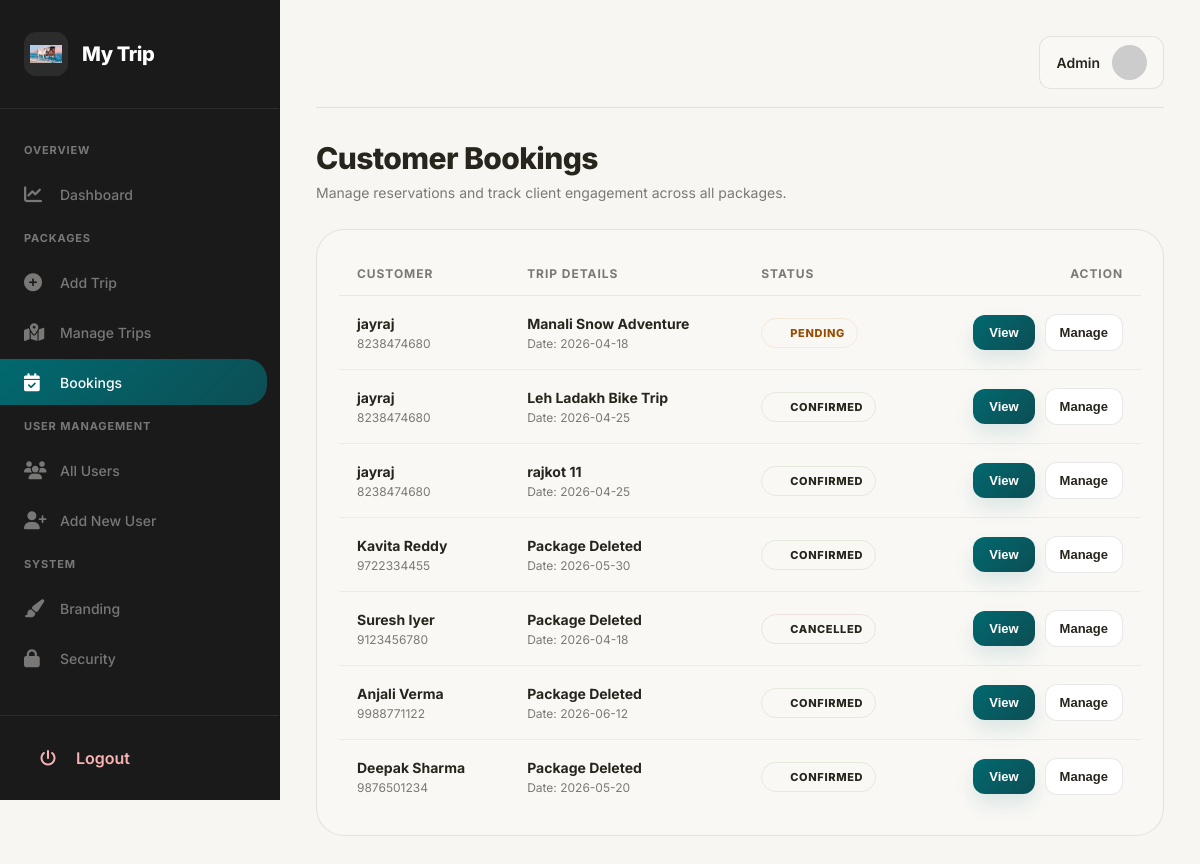
Page /admin/bookings.php on the committed database.
### tables this page shows
CREATE TABLE `settings` (
  `id` int(11) NOT NULL DEFAULT 1,
  `site_name` varchar(255) DEFAULT 'MyTrip',
  `logo` varchar(255) DEFAULT 'logo.png',
  `updated_at` timestamp NOT NULL DEFAULT current_timestamp() ON UPDATE current_timestamp(),
  PRIMARY KEY (`id`)
);

CREATE TABLE `bookings` (
  `id` int(11) NOT NULL AUTO_INCREMENT,
  `package_id` int(11) NOT NULL,
  `customer_name` varchar(255) NOT NULL,
  `customer_phone` varchar(20) NOT NULL,
  `booking_date` date NOT NULL,
  `status` enum('Pending','Confirmed','Cancelled') DEFAULT 'Pending',
  `created_at` timestamp NOT NULL DEFAULT current_timestamp(),
  PRIMARY KEY (`id`)
);

CREATE TABLE `packages` (
  `id` int(11) NOT NULL AUTO_INCREMENT,
  `title` varchar(255) NOT NULL,
  `location` varchar(100) NOT NULL,
  `category` enum('National','International') NOT NULL DEFAULT 'National',
  `travel_mode` varchar(50) NOT NULL DEFAULT 'Flight',
  `price` decimal(10,2) NOT NULL,
  `duration` varchar(50) NOT NULL,
  `description` text DEFAULT NULL,
  `image_url` varchar(255) DEFAULT NULL,
  PRIMARY KEY (`id`)
);

### admin/bookings.php (the view, shortened to what this page needs)
<?php
include 'header.php';
?>
<div class="admin-header">
    <h2>Customer Bookings</h2>
    <p>Manage reservations and track client engagement across all packages.</p>
</div>
<div class="table-container">
    <table>
        <thead>
            <tr>
                <th>Customer</th>
                <th>Trip Details</th>
                <th>Status</th>
                <th style="text-align: right;">Action</th>
            </tr>
        </thead>
        <tbody>
            <?php
            $sql = "SELECT b.*, p.title FROM bookings b
                    LEFT JOIN packages p ON b.package_id = p.id
                    ORDER BY b.id DESC";
            $result = $conn->query($sql);
            if ($result->num_rows > 0) {
                while($row = $result->fetch_assoc()) {
                    $statusClass = 'status-pending';
                    if ($row['status'] == 'Confirmed') $statusClass = 'status-confirmed';
                    if ($row['status'] == 'Cancelled') $statusClass = 'status-cancelled';
                    $tripTitle = $row['title'] ? $row['title'] : "Package Deleted";
                    $jsData = htmlspecialchars(json_encode($row), ENT_QUOTES, 'UTF-8');
                    echo "<tr>
                        <td>
                            <div class='customer-name'>".$row['customer_name']."</div>
                            <div class='customer-phone'>".$row['customer_phone']."</div>
                        </td>
                        <td>
                            <div class='trip-title'>".$tripTitle."</div>
                            <div class='trip-date'>Date: ".$row['booking_date']."</div>
                        </td>
                        <td>
                            <span class='status-pill $statusClass'>".$row['status']."</span>
                        </td>
                        <td style='text-align: right;'>
                            <div class='action-group'>
                                <button onclick='showDetails($jsData)' class='btn-primary'>View</button>
                                <div class='dropdown'>
                                    <button class='btn-manage'>Manage</button>
                                    <div class='dropdown-content'>
                                        <a href='?id=".$row['id']."&status=Confirmed' style='color: var(--success);'>Mark Confirmed</a>
                                        <a href='?id=".$row['id']."&status=Cancelled' style='color: var(--warning);'>Mark Cancelled</a>
                                        <div class='dropdown-divider'></div>
                                        <a href='?delete_id=".$row['id']."' style='color: var(--danger);' onclick='return confirm(\"Delete permanently?\")'>Remove Inquiry</a>
                                    </div>
                                </div>
                            </div>
                        </td>
                    </tr>";
                }
            } else {
                echo "<tr><td colspan='4' class='empty-state'>No booking records available.</td></tr>";
            }
            ?>
        </tbody>
    </table>
</div>
<?php include 'footer.php'; ?>

### admin/header.php (shortened to what this page needs)
<?php
include 'db.php';
$settings_query = $conn->query("SELECT * FROM settings WHERE id = 1");
$settings = $settings_query->fetch_assoc();
$site_logo = (!empty($settings['logo'])) ? $settings['logo'] : 'logo.png';
$site_name = (!empty($settings['site_name'])) ? $settings['site_name'] : 'Travel Admin';
function isActive($page) {
    return (basename($_SERVER['PHP_SELF']) == $page) ? 'active' : '';
}
?>
<!DOCTYPE html>
<html lang="en">
<head>
    <link rel="stylesheet" href="https://cdnjs.cloudflare.com/ajax/libs/font-awesome/6.4.0/css/all.min.css">
</head>
<body>
<nav class="sidebar">
    <a href="dashboard.php" class="sidebar-brand">
        <img src="uploads/<?php echo $site_logo; ?>" alt="Logo" class="brand-logo">
        <span class="brand-name"><?php echo $site_name; ?></span>
    </a>
    <ul class="sidebar-menu">
        <li class="sidebar-divider-label">Overview</li>
        <li>
            <a href="dashboard.php" class="<?php echo isActive('dashboard.php'); ?>">
                <i class="fas fa-chart-line"></i> Dashboard
            </a>
        </li>
        <li class="sidebar-divider-label">Packages</li>
        <li>
            <a href="add_package.php" class="<?php echo isActive('add_package.php'); ?>">
                <i class="fas fa-plus-circle"></i> Add Trip
            </a>
        </li>
        <li>
            <a href="manage_packages.php" class="<?php echo isActive('manage_packages.php'); ?>">
                <i class="fas fa-map-marked-alt"></i> Manage Trips
            </a>
        </li>
        <li>
            <a href="bookings.php" class="<?php echo isActive('bookings.php'); ?>">
                <i class="fas fa-calendar-check"></i> Bookings
            </a>
        </li>
        <li class="sidebar-divider-label">User Management</li>
        <li>
            <a href="users.php" class="<?php echo isActive('users.php'); ?>">
                <i class="fas fa-users"></i> All Users
            </a>
        </li>
        <li>
            <a href="add_user.php" class="<?php echo isActive('add_user.php'); ?>">
                <i class="fas fa-user-plus"></i> Add New User
            </a>
        </li>
        <li class="sidebar-divider-label">System</li>
        <li>
            <a href="settings.php" class="<?php echo isActive('settings.php'); ?>">
                <i class="fas fa-paint-brush"></i> Branding
            </a>
        </li>
        <li>
            <a href="change_password.php" class="<?php echo isActive('change_password.php'); ?>">
                <i class="fas fa-lock"></i> Security
            </a>
        </li>
    </ul>
    <div class="logout-section">
        <a href="logout.php" class="logout-link">
            <i class="fas fa-power-off" style="width: 22px; margin-right: 14px;"></i> Logout
        </a>
    </div>
</nav>
<main class="main-wrapper">
    <div class="top-navbar">
        <a href="profile.php" class="user-profile-nav">
            <span style="font-size: 14px; font-weight: 600;">Admin</span>
            <img src="https://ui-avatars.com/api/?name=Admin&background=01696f&color=fff&size=40&bold=true" class="nav-avatar">
        </a>
    </div>

### admin/footer.php (shortened to what this page needs)
</body>
</html>

### admin/header.php (style rules this page uses)
:root { --bg: #f7f6f2; --surface: #f9f8f5; --surface-2: #ffffff; --surface-soft: #f1ede7; --border: rgba(40, 37, 29, 0.10); --text: #28251d; --text-muted: #7a7974; --primary: #01696f; --primary-hover: #0c4e54; --primary-soft: #d8e8e7; --radius-xl: 28px; --transition: 0.3s ease; --sidebar-width: 280px; --sidebar-bg: #1a1a1a; --sidebar-text-muted: #797876; --sidebar-border: rgba(255, 255, 255, 0.08); }
* { box-sizing: border-box; margin: 0; padding: 0; }
a { text-decoration: none !important; color: inherit; outline: none; }
body { font-family: 'Inter', sans-serif; background: var(--bg); color: var(--text); min-height: 100vh; }
.sidebar { width: var(--sidebar-width); background: var(--sidebar-bg); height: 100vh; position: fixed; left: 0; top: 0; display: flex; flex-direction: column; z-index: 1000; border-right: 1px solid var(--border); }
.sidebar-brand { padding: 32px 24px; display: flex; align-items: center; gap: 14px; border-bottom: 1px solid var(--sidebar-border); }
.brand-logo { width: 44px; height: 44px; object-fit: contain; border-radius: 12px; background: rgba(255, 255, 255, 0.08); padding: 6px; }
.brand-name { font-size: 20px; font-weight: 800; color: white; letter-spacing: -0.02em; }
.sidebar-menu { flex: 1; list-style: none; padding: 24px 0; overflow-y: auto; }
.sidebar-menu li { margin-bottom: 4px; }
.sidebar-menu a { display: flex; align-items: center; padding: 14px 24px; color: var(--sidebar-text-muted); border-radius: 0 20px 20px 0; font-weight: 500; font-size: 14px; transition: all var(--transition); margin-right: 12px; }
.sidebar-menu a i { width: 22px; font-size: 18px; margin-right: 14px; }
.sidebar-menu a.active { background: linear-gradient(135deg, var(--primary), var(--primary-hover)); color: white; }
.sidebar-divider-label { padding: 10px 24px; font-size: 11px; color: var(--sidebar-text-muted); text-transform: uppercase; font-weight: 700; letter-spacing: 0.08em; }
.logout-section { padding: 20px 24px; border-top: 1px solid var(--sidebar-border); }
.logout-link { display: flex; align-items: center; color: #f8b4b4 !important; font-weight: 600; padding: 12px 16px; border-radius: 12px; transition: all var(--transition); }
.main-wrapper { margin-left: var(--sidebar-width); width: calc(100vw - var(--sidebar-width)); min-height: 100vh; padding: 36px; }
.top-navbar { display: flex; justify-content: flex-end; align-items: center; margin-bottom: 32px; padding-bottom: 18px; border-bottom: 1px solid var(--border); }
.user-profile-nav { display: flex; align-items: center; gap: 12px; padding: 8px 16px; border-radius: 12px; border: 1px solid var(--border); background: var(--surface); transition: var(--transition); }
.nav-avatar { width: 35px; height: 35px; border-radius: 50%; object-fit: cover; }

### rows in the picture
settings: logo (picture), site_name "My Trip"
bookings: customer_name "jayraj", customer_phone "8238474680", package.title "Manali Snow Adventure", booking_date "2026-04-18", status "PENDING"
bookings: customer_name "jayraj", customer_phone "8238474680", package.title "Leh Ladakh Bike Trip", booking_date "2026-04-25", status "CONFIRMED"
bookings: customer_name "jayraj", customer_phone "8238474680", package.title "rajkot 11", booking_date "2026-04-25", status "CONFIRMED"
bookings: customer_name "Kavita Reddy", customer_phone "9722334455", tripTitle "Package Deleted", booking_date "2026-05-30", status "CONFIRMED"
bookings: customer_name "Suresh Iyer", customer_phone "9123456780", tripTitle "Package Deleted", booking_date "2026-04-18", status "CANCELLED"
bookings: customer_name "Anjali Verma", customer_phone "9988771122", tripTitle "Package Deleted", booking_date "2026-06-12", status "CONFIRMED"
bookings: customer_name "Deepak Sharma", customer_phone "9876501234", tripTitle "Package Deleted", booking_date "2026-05-20", status "CONFIRMED"
